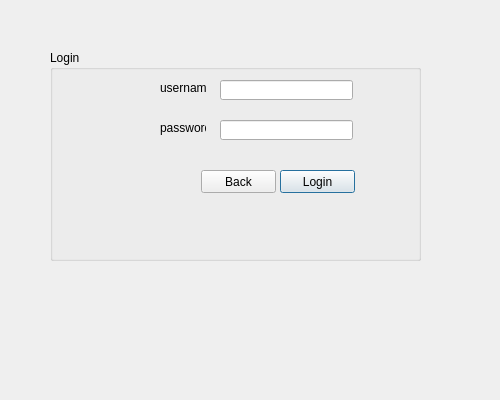
<?xml version="1.0" encoding="UTF-8"?>
<ui version="4.0">
 <class>LoginPage</class>
 <widget class="QDialog" name="LoginPage">
  <property name="geometry">
   <rect>
    <x>0</x>
    <y>0</y>
    <width>500</width>
    <height>400</height>
   </rect>
  </property>
  <property name="windowTitle">
   <string>Login</string>
  </property>
  <widget class="QGroupBox" name="groupBox">
   <property name="geometry">
    <rect>
     <x>50</x>
     <y>50</y>
     <width>371</width>
     <height>211</height>
    </rect>
   </property>
   <property name="title">
    <string>Login </string>
   </property>
   <widget class="QPushButton" name="pushButton_login">
    <property name="geometry">
     <rect>
      <x>230</x>
      <y>120</y>
      <width>75</width>
      <height>23</height>
     </rect>
    </property>
    <property name="text">
     <string>Login</string>
    </property>
   </widget>
   <widget class="QPushButton" name="pushButton_back">
    <property name="geometry">
     <rect>
      <x>151</x>
      <y>120</y>
      <width>75</width>
      <height>23</height>
     </rect>
    </property>
    <property name="text">
     <string>Back</string>
    </property>
   </widget>
   <widget class="QLabel" name="label_password">
    <property name="geometry">
     <rect>
      <x>110</x>
      <y>70</y>
      <width>46</width>
      <height>16</height>
     </rect>
    </property>
    <property name="text">
     <string>password</string>
    </property>
   </widget>
   <widget class="QLineEdit" name="lineEdit_password">
    <property name="geometry">
     <rect>
      <x>170</x>
      <y>70</y>
      <width>133</width>
      <height>20</height>
     </rect>
    </property>
    <property name="echoMode">
     <enum>QLineEdit::Password</enum>
    </property>
   </widget>
   <widget class="QLabel" name="label_username">
    <property name="geometry">
     <rect>
      <x>110</x>
      <y>30</y>
      <width>47</width>
      <height>16</height>
     </rect>
    </property>
    <property name="text">
     <string>username</string>
    </property>
   </widget>
   <widget class="QLineEdit" name="lineEdit_username">
    <property name="geometry">
     <rect>
      <x>170</x>
      <y>30</y>
      <width>133</width>
      <height>20</height>
     </rect>
    </property>
   </widget>
  </widget>
 </widget>
 <tabstops>
  <tabstop>lineEdit_username</tabstop>
  <tabstop>lineEdit_password</tabstop>
  <tabstop>pushButton_login</tabstop>
  <tabstop>pushButton_back</tabstop>
 </tabstops>
 <resources/>
 <connections/>
</ui>
